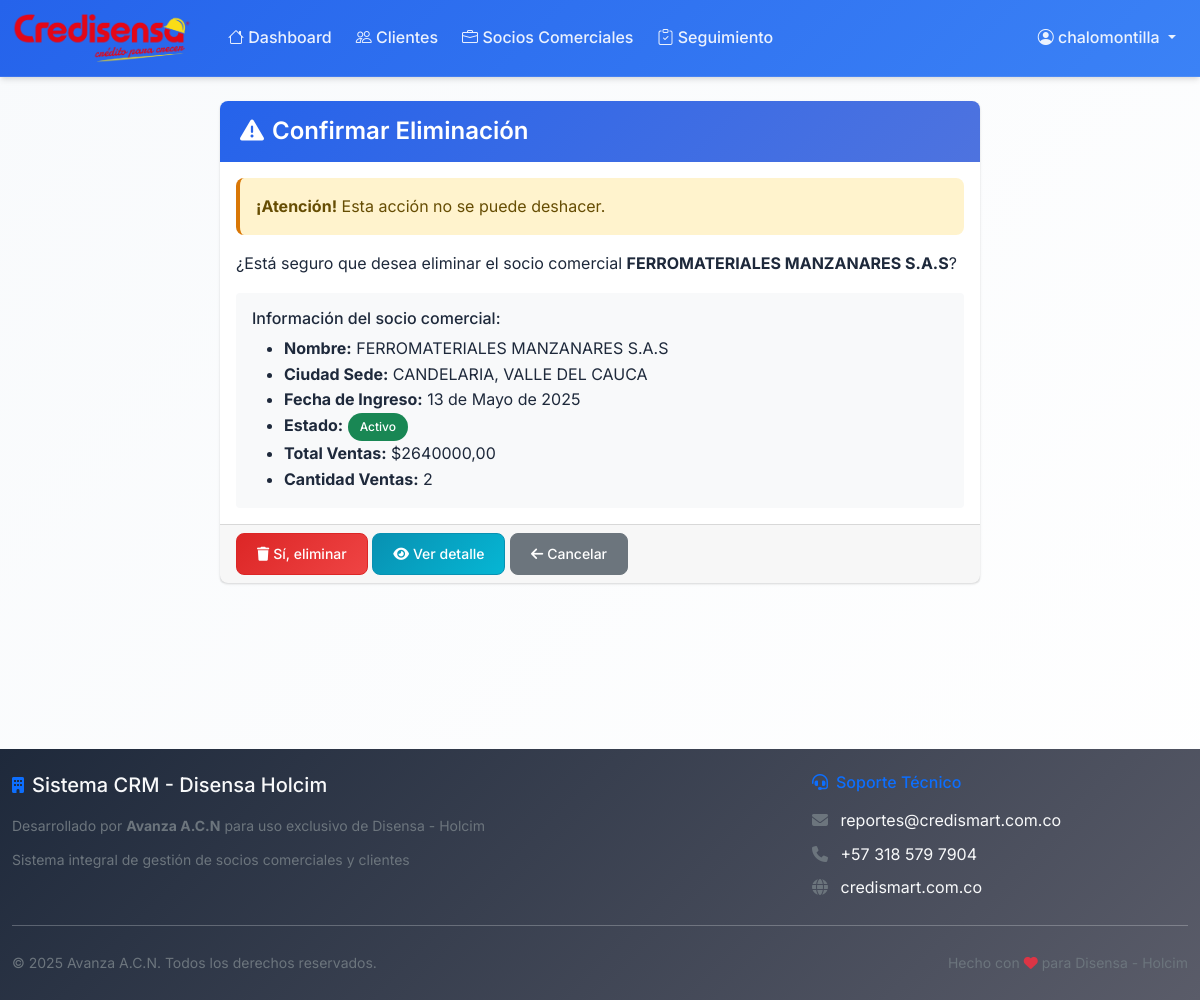
The app's page /socios/4/eliminar/ (signed in) with its own data.
### socios/models.py (models this page shows, shortened)
class SocioComercial(models.Model):
    nombre = models.CharField(max_length=200, verbose_name="Nombre del Socio")
    fecha_ingreso = models.DateField(verbose_name="Fecha de Ingreso al Convenio")
    ciudad_sede = models.CharField(max_length=100, verbose_name="Ciudad de la Sede")
    documento_contrato = models.FileField(
        upload_to='contratos/',
        validators=[FileExtensionValidator(allowed_extensions=['pdf', 'doc', 'docx'])],
        verbose_name="Documento del Contrato",
        blank=True,
        null=True
    )
    activo = models.BooleanField(default=True, verbose_name="Activo")
    telefono = models.CharField(max_length=20, verbose_name="Teléfono", blank=True)
    email = models.EmailField(verbose_name="Email", blank=True)
    fecha_creacion = models.DateTimeField(auto_now_add=True)
    fecha_actualizacion = models.DateTimeField(auto_now=True)
    class Meta:
        verbose_name = "Socio Comercial"
        verbose_name_plural = "Socios Comerciales"
        ordering = ['-fecha_creacion']
    def total_ventas(self):
        from clientes.models import Cliente
        ventas = Cliente.objects.filter(socio_comercial=self)
        return sum([venta.valor_compra for venta in ventas])
    def cantidad_ventas(self):
        from clientes.models import Cliente
        return Cliente.objects.filter(socio_comercial=self).count()

### clientes/models.py (models this page shows, shortened)
class Cliente(models.Model):
    nombre = models.CharField(max_length=200, verbose_name="Nombre del Cliente")
    cedula = models.CharField(max_length=20, unique=True, verbose_name="Cédula")
    fecha_compra = models.DateField(verbose_name="Fecha de Compra")
    valor_compra = models.DecimalField(
        max_digits=12,
        decimal_places=2,
        validators=[MinValueValidator(Decimal('0.01'))],
        verbose_name="Valor de la Compra"
    )
    socio_comercial = models.ForeignKey(
        SocioComercial,
        on_delete=models.CASCADE,
        verbose_name="Socio Comercial",
        related_name='clientes'
    )
    telefono = models.CharField(max_length=20, verbose_name="Teléfono", blank=True)
    email = models.EmailField(verbose_name="Email", blank=True)
    ciudad = models.CharField(max_length=100, verbose_name="Ciudad", blank=True)
    observaciones = models.TextField(verbose_name="Observaciones", blank=True)
    fecha_creacion = models.DateTimeField(auto_now_add=True)
    fecha_actualizacion = models.DateTimeField(auto_now=True)
    class Meta:
        verbose_name = "Cliente"
        verbose_name_plural = "Clientes"
        ordering = ['-fecha_compra']

### socios/views.py (the view, shortened to what this page needs)
# urls.py: path('<int:pk>/eliminar/', views.SocioComercialDeleteView.as_view(), name='eliminar'),
class SocioComercialDeleteView(LoginRequiredMixin, DeleteView):
    model = SocioComercial
    template_name = 'socios/eliminar.html'
    success_url = reverse_lazy('socios:lista')

### socios/templates/socios/eliminar.html (shortened to what this page needs)
{% extends "base.html" %}
{% block content %}
<div class="container-fluid">
    <div class="row">
        <div class="col-md-8 mx-auto">
            <div class="card">
                <div class="card-header bg-danger text-white">
                    <h4 class="card-title mb-0">
                        <i class="fas fa-exclamation-triangle me-2"></i>Confirmar Eliminación
                    </h4>
                </div>
                <div class="card-body">
                    <div class="alert alert-warning">
                        <strong>¡Atención!</strong> Esta acción no se puede deshacer.
                    </div>
                    <p>¿Está seguro que desea eliminar el socio comercial <strong>{{ object.nombre }}</strong>?</p>
                    <div class="mt-3 p-3 bg-light rounded">
                        <h6>Información del socio comercial:</h6>
                        <ul class="mb-0">
                            <li><strong>Nombre:</strong> {{ object.nombre }}</li>
                            <li><strong>Ciudad Sede:</strong> {{ object.ciudad_sede }}</li>
                            <li><strong>Fecha de Ingreso:</strong> {{ object.fecha_ingreso }}</li>
                            <li><strong>Estado:</strong>
                                {% if object.activo %}
                                    <span class="badge bg-success">Activo</span>
                                {% else %}
                                    <span class="badge bg-danger">Inactivo</span>
                                {% endif %}
                            </li>
                            <li><strong>Total Ventas:</strong> ${{ object.total_ventas|floatformat:2 }}</li>
                            <li><strong>Cantidad Ventas:</strong> {{ object.cantidad_ventas }}</li>
                        </ul>
                    </div>
                </div>
                <div class="card-footer">
                    <form method="post" class="d-inline">
                        <button type="submit" class="btn btn-danger">
                            <i class="fas fa-trash me-1"></i>Sí, eliminar
                        </button>
                    </form>
                    <a href="{% url 'socios:detalle' object.pk %}" class="btn btn-info">
                        <i class="fas fa-eye me-1"></i>Ver detalle
                    </a>
                    <a href="{% url 'socios:lista' %}" class="btn btn-secondary">
                        <i class="fas fa-arrow-left me-1"></i>Cancelar
                    </a>
                </div>
            </div>
        </div>
    </div>
</div>
{% endblock %}

### templates/base.html (shortened to what this page needs)
<!DOCTYPE html>
<html lang="es">
<head>
    <link href="https://cdn.jsdelivr.net/npm/bootstrap@5.1.3/dist/css/bootstrap.min.css" rel="stylesheet">
    <link href="https://cdn.jsdelivr.net/npm/bootstrap-icons@1.8.1/font/bootstrap-icons.css" rel="stylesheet">
    <link href="https://cdnjs.cloudflare.com/ajax/libs/font-awesome/6.4.0/css/all.min.css" rel="stylesheet">
    {% load static %}
    {% load crispy_forms_tags %}
    <link rel="stylesheet" href="{% static 'css/main.css' %}">
</head>
<body>
    <nav class="navbar navbar-expand-lg navbar-dark" style="background: linear-gradient(135deg, #2563eb, #3b82f6);">
        <div class="container-fluid">
            <a class="navbar-brand d-flex align-items-center" href="{% url 'dashboard:home' %}">
                <img src="{% static 'img/credisensa-logo.png' %}" alt="Credisensa" class="me-2" style="height: 50px; max-width: 180px;" onerror="this.style.display='none'; document.getElementById('navbar-text-logo').style.display='inline';">
            </a>
            <div class="collapse navbar-collapse" id="navbarNav">
                <ul class="navbar-nav me-auto">
                    <li class="nav-item">
                        <a class="nav-link" href="{% url 'dashboard:home' %}">
                            <i class="bi bi-house"></i> Dashboard
                        </a>
                    </li>
                    <li class="nav-item">
                        <a class="nav-link" href="{% url 'clientes:lista' %}">
                            <i class="bi bi-people"></i> Clientes
                        </a>
                    </li>
                    <li class="nav-item">
                        <a class="nav-link" href="{% url 'socios:lista' %}">
                            <i class="bi bi-briefcase"></i> Socios Comerciales
                        </a>
                    </li>
                    <li class="nav-item">
                        <a class="nav-link" href="{% url 'seguimiento:lista' %}">
                            <i class="bi bi-clipboard-check"></i> Seguimiento
                        </a>
                    </li>
                </ul>
                <ul class="navbar-nav">
                    {% if user.is_authenticated %}
                        <li class="nav-item dropdown">
                            <a class="nav-link dropdown-toggle" href="#" id="userDropdown" role="button" data-bs-toggle="dropdown">
                                <i class="bi bi-person-circle"></i> {{ user.get_full_name|default:user.username }}
                            </a>
                        </li>
                    {% else %}
                        <li class="nav-item">
                            <a class="nav-link" href="{% url 'accounts:login' %}">
                                <i class="bi bi-box-arrow-in-right"></i> Iniciar Sesión
                            </a>
                        </li>
                    {% endif %}
                </ul>
            </div>
        </div>
    </nav>
    <div class="container-fluid mt-4" style="min-height: calc(100vh - 200px);">
        {% block content %}
        {% endblock %}
    </div>
    <footer class="bg-dark text-light py-4 mt-5">
        <div class="container-fluid">
            <div class="row">
                <div class="col-md-8">
                    <div class="d-flex align-items-center mb-3">
                        <i class="fas fa-building me-2 text-primary"></i>
                        <h5 class="mb-0">Sistema CRM - Disensa Holcim</h5>
                    </div>
                    <p class="text-muted mb-2">
                        <small>Desarrollado por <strong>Avanza A.C.N</strong> para uso exclusivo de Disensa - Holcim</small>
                    </p>
                    <p class="text-muted mb-0">
                        <small>Sistema integral de gestión de socios comerciales y clientes</small>
                    </p>
                </div>
                <div class="col-md-4">
                    <h6 class="text-primary mb-3">
                        <i class="fas fa-headset me-2"></i>Soporte Técnico
                    </h6>
                    <p class="mb-2">
                        <i class="fas fa-envelope me-2 text-muted"></i>
                        <a href="mailto:reportes@credismart.com.co" class="text-light text-decoration-none">
                            reportes@credismart.com.co
                        </a>
                    </p>
                    <p class="mb-2">
                        <i class="fas fa-phone me-2 text-muted"></i>
                        <a href="tel:+573185797904" class="text-light text-decoration-none">
                            +57 318 579 7904
                        </a>
                    </p>
                    <p class="mb-0">
                        <i class="fas fa-globe me-2 text-muted"></i>
                        <a href="https://credismart.com.co" target="_blank" class="text-light text-decoration-none">
                            credismart.com.co
                        </a>
                    </p>
                </div>
            </div>
            <hr class="border-secondary my-4">
            <div class="row align-items-center">
                <div class="col-md-6">
                    <small class="text-muted">
                        © {% now "Y" %} Avanza A.C.N. Todos los derechos reservados.
                    </small>
                </div>
                <div class="col-md-6 text-end">
                    <small class="text-muted">
                        Hecho con <i class="fas fa-heart text-danger"></i> para Disensa - Holcim
                    </small>
                </div>
            </div>
        </div>
    </footer>
</body>
</html>

### static/css/main.css (style rules this page uses)
:root { --primary-color: #2563eb; --primary-dark: #1d4ed8; --primary-light: #dbeafe; --secondary-color: #64748b; --success-color: #059669; --danger-color: #dc2626; --warning-color: #d97706; --info-color: #0891b2; --light-color: #ffffff; --light-gray: #f8fafc; --dark-color: #1e293b; --text-muted: #64748b; --border-color: #e2e8f0; --primary-gradient: linear-gradient(135deg, #2563eb, #3b82f6); --success-gradient: linear-gradient(135deg, #059669, #10b981); --warning-gradient: linear-gradient(135deg, #d97706, #f59e0b); --danger-gradient: linear-gradient(135deg, #dc2626, #ef4444); --info-gradient: linear-gradient(135deg, #0891b2, #06b6d4); --dark-gradient: linear-gradient(135deg, #1e293b, #334155); --border-radius: 8px; --border-radius-lg: 12px; --border-radius-xl: 16px; --box-shadow: 0 1px 3px 0 rgba(0, 0, 0, 0.1), 0 1px 2px 0 rgba(0, 0, 0, 0.06); --box-shadow-md: 0 4px 6px -1px rgba(0, 0, 0, 0.1), 0 2px 4px -1px rgba(0, 0, 0, 0.06); --box-shadow-lg: 0 10px 15px -3px rgba(0, 0, 0, 0.1), 0 4px 6px -2px rgba(0, 0, 0, 0.05); --transition: all 0.2s cubic-bezier(0.4, 0, 0.2, 1); --font-family: 'Inter', -apple-system, BlinkMacSystemFont, 'Segoe UI', Roboto, sans-serif; --font-weight-normal: 400; --font-weight-medium: 500; --font-weight-semibold: 600; --font-weight-bold: 700; }
body { font-family: var(--font-family); background: linear-gradient(135deg, var(--light-gray) 0%, var(--light-color) 100%); color: var(--dark-color); line-height: 1.6; font-weight: var(--font-weight-normal); }
.navbar { box-shadow: 0 2px 4px rgba(0,0,0,.08); }
.navbar-brand { font-weight: 600; font-size: 1.5rem; }
.nav-link { font-weight: 500; transition: all 0.3s ease; margin: 0 5px; border-radius: var(--border-radius); }
.card { border: none; border-radius: var(--border-radius); box-shadow: var(--box-shadow); margin-bottom: 1.5rem; transition: all 0.3s ease; }
.card-header { background: linear-gradient(135deg, var(--primary-color), #4e73df); color: white; border-radius: var(--border-radius) var(--border-radius) 0 0 !important; border: none; padding: 1rem 1.25rem; }
.card-header h4, .card-header h5, .card-header h6 { margin: 0; font-weight: 600; }
.btn { border-radius: var(--border-radius); font-weight: 500; padding: 0.5rem 1rem; transition: all 0.3s ease; border: none; }
.btn-danger { background: linear-gradient(135deg, var(--danger-color), #e74a3b); }
.btn-info { background: linear-gradient(135deg, var(--info-color), #36b9cc); }
.alert { border: none; border-radius: var(--border-radius); border-left: 4px solid; }
.alert-warning { border-left-color: var(--warning-color); background-color: #fff3cd; }
.badge { font-size: 0.75rem; font-weight: 500; padding: 0.5rem 0.75rem; border-radius: 50px; }
footer { background: linear-gradient(135deg, var(--dark-color), #5a5c69); color: white; padding: 2rem 0; margin-top: 3rem; }
.navbar { background: var(--primary-gradient) !important; box-shadow: var(--box-shadow-md); border-bottom: 1px solid rgba(255, 255, 255, 0.1); }
.navbar-brand { font-weight: var(--font-weight-bold); font-size: 1.25rem; color: white !important; }
.navbar-nav .nav-link { color: rgba(255, 255, 255, 0.9) !important; font-weight: var(--font-weight-medium); padding: 0.5rem 1rem; margin: 0 0.25rem; border-radius: var(--border-radius); transition: var(--transition); }
.btn { font-weight: var(--font-weight-medium); border-radius: var(--border-radius); padding: 0.625rem 1.25rem; font-size: 0.875rem; line-height: 1.4; transition: var(--transition); border: 1px solid transparent; position: relative; overflow: hidden; }
.btn-danger { background: var(--danger-gradient); border-color: var(--danger-color); color: white; }
.btn-info { background: var(--info-gradient); border-color: var(--info-color); color: white; }
.btn-secondary { background: #6c757d; border-color: #6c757d; color: white; }

### templates/base.html (style rules this page uses)
.navbar-brand { font-weight: bold; }

### records on screen
SocioComercial: nombre "FERROMATERIALES MANZANARES S.A.S", ciudad_sede "CANDELARIA, VALLE DEL CAUCA", fecha_ingreso "13 de Mayo de 2025", total_ventas "2640000,00", cantidad_ventas "2"

### other values on screen
{{ user.get_full_name|default:user.username }} "chalomontilla"
